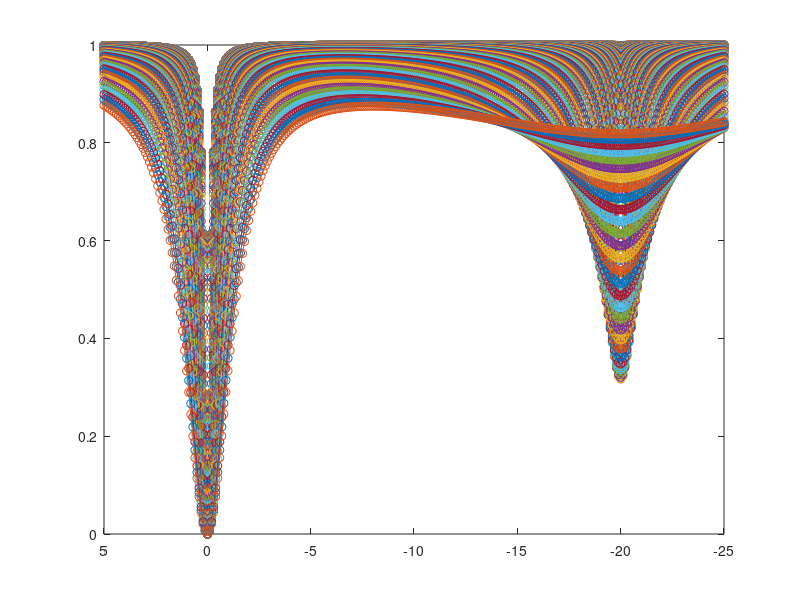
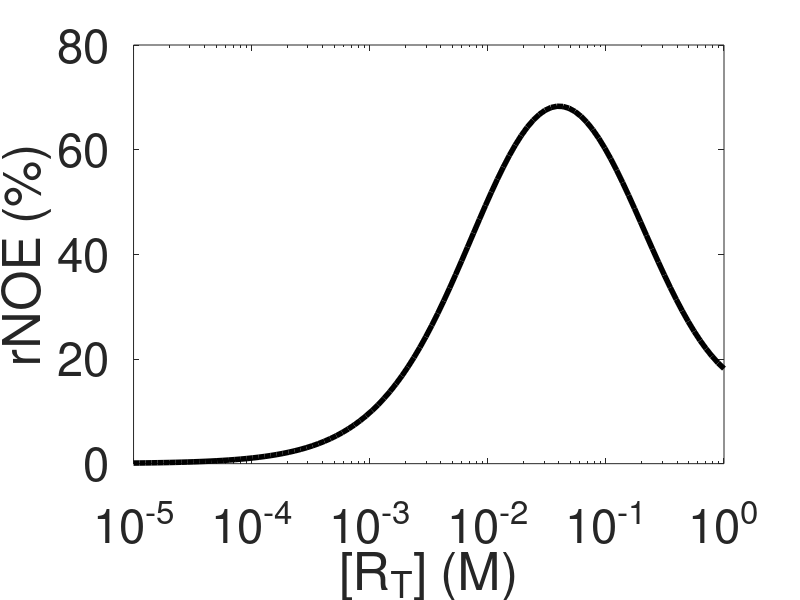

Write the MATLAB code that produced these figures, in order.
% W---RelayOH---LB----L
% initial magnetization: M10,M20,M30,M40
clc;
clear all;
close all;


R11=1/2.8;   % R11: R1 for I; R12: R1 for S
R21=1/1.8;R22=2.5*5e5; R23=R22;  R24=1/0.6;% R21: R2 for I; R22: R2 for S
wa=0;  w2=1.2; w3=-20; w4=-20;

plist = 0.1;%0.4; % total ligands: M

pp = 0;
% kbind = 10^2.8;
% kbind = 10^3;
kon=1*1e5;

kd=0.1;
na=9;

% koff = 100;
pR_list = logspace(-5,0,100);  % receptor population:[R] M

for p = plist
        
for pR = pR_list
pp = pp+1; 

% LT = p;   % total ligands
% LB = (LT+pR+kd)/2-sqrt((LT+pR+kd)^2-4*LT*pR)/2; % bound ligands
% L = LT-LB; % free ligands;

L = p; % free ligands;
LB = (L/(L+kd))*pR;
LT = L+LB;   % total ligands

% kon = koff/kd;
kbind = kon*(pR-LB); % kon*[R]
% kon = kbind/(pR-LB);
koff = kd*kon;   

M40 = na*L; M30 = na*LB; M20 = M30; M10=106; 
k21 = 1000;
k12 = k21*M20/M10;

% u23 = 4000000; u32 = u23*M20/M30;
% n23 = -4000000; n32 = n23*M20/M30;
% R12=-1*n23;R13=-1*n23;R14=1/2;

u23 = 2*5e5; u32 = u23*M20/M30;
n23 = -1*5e5; n32 = n23*M20/M30;
R12=-1*n23;R13=-1*n23;R14=1/1.8;

for wp=600/(2*pi)

for t=50; %mxing time
dwa=-25:0.1:5;
nn=length(dwa);
for j=1:nn
    dw1=(wa-dwa(j))*750*2*pi;
    dw2=(wa-dwa(j)+w2)*750*2*pi;  
    dw3=(wa-dwa(j)+w3)*750*2*pi;  
    dw4=(wa-dwa(j)+w4)*750*2*pi;

M0=[0.5 0 0 M10 0 0 M20 0 0 M30 0 0 M40];
% M0=[0.4 0 0 M40 0 0 M30 0 0 M20 0 0 M10]; 
% pulse period
%    wp=2*pi*2;
   wx=0;wy=wp*2*pi;
P =[0                       0       0       0       0       0       0       0        0         0        0        0         0;...
    0                       R21+k12 dw1     -wy     -k21    0       0       0        0         0        0        0         0;...
    0                       -dw1    R21+k12 wx      0       -k21    0       0        0         0        0        0         0;...
    -2*M10*R11              wy      -wx     R11+k12 0       0       -k21    0        0         0        0        0         0;...
    0                       -k12    0       0       R22+k21 dw2     -wy     u32      0         0        0        0         0;...
    0                       0       -k12    0       -dw2    R22+k21 wx      0        u32       0        0        0         0;...
    -2*M20*R12-2*n32*M30    0       0       -k12    wy      -wx     R12+k21 0        0         n32      0        0         0;...
    0                       0       0       0       u23     0       0       R23+koff dw3      -wy      -kbind     0         0;...
    0                       0       0       0       0       u23     0       -dw3     R23+koff  wx       0        -kbind     0;...
    -2*M30*R13-2*n23*M20    0       0       0       0       0       n23     wy       -wx       R13+koff 0        0         -kbind;...
    0                       0       0       0       0       0       0       -koff     0         0        R24+kbind  dw4       -wy;... 
    0                       0       0       0       0       0       0       0        -koff      0        -dw4     R24+kbind   wx;...
    -2*M40*R14              0       0       0       0       0       0       0        0         -koff      wy      -wx       R14+kbind;...
    ];

temp1=expm(-P*t)*M0';    
M1(j)=temp1(4)/M10;
end

figure(1);plot(dwa,M1,'o-'); hold on;
signal(pp) =1- M1(dwa == w3);
set(gca,'XDir','reverse')

end
end
end
end

%%
% kd = logspace(-10,6,100);
figure(2); 
semilogx(pR_list,signal*100,'k-','markersize',12,'linestyle','-','linewidth',4); hold on

xlabel('[R_T] (M)');
ylabel('rNOE (%)')
set(gca,'ylim', [0.0 80],'ytick',[0:20:300],'xlim', [1e-5 1e0]);

set(gca,'fontsize',34)
set(gcf, 'Position',  [100, 100, 580, 500])
set(gcf,'PaperOrientation','landscape');


